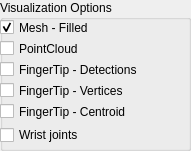
    <widget class="QGroupBox" name="guiGroup_RenderOptions">
     <property name="geometry">
      <rect>
       <x>670</x>
       <y>210</y>
       <width>191</width>
       <height>151</height>
      </rect>
     </property>
     <property name="minimumSize">
      <size>
       <width>100</width>
       <height>100</height>
      </size>
     </property>
     <property name="maximumSize">
      <size>
       <width>200</width>
       <height>16777215</height>
      </size>
     </property>
     <property name="title">
      <string>Visualization Options</string>
     </property>
     <widget class="QWidget" name="layoutWidget">
      <property name="geometry">
       <rect>
        <x>0</x>
        <y>20</y>
        <width>181</width>
        <height>129</height>
       </rect>
      </property>
      <layout class="QVBoxLayout" name="verticalLayout_73">
       <item>
        <widget class="QCheckBox" name="myCheckBox_MESH_FILL">
         <property name="maximumSize">
          <size>
           <width>16777215</width>
           <height>15</height>
          </size>
         </property>
         <property name="toolTip">
          <string>Fill the mesh of the objects</string>
         </property>
         <property name="text">
          <string>Mesh - Filled</string>
         </property>
         <property name="checked">
          <bool>true</bool>
         </property>
        </widget>
       </item>
       <item>
        <widget class="QCheckBox" name="myCheckBox_PCL">
         <property name="maximumSize">
          <size>
           <width>16777215</width>
           <height>15</height>
          </size>
         </property>
         <property name="toolTip">
          <string>Show the pointcloud</string>
         </property>
         <property name="text">
          <string>PointCloud</string>
         </property>
         <property name="checked">
          <bool>false</bool>
         </property>
        </widget>
       </item>
       <item>
        <widget class="QCheckBox" name="myCheck_FingertipDetections">
         <property name="minimumSize">
          <size>
           <width>0</width>
           <height>0</height>
          </size>
         </property>
         <property name="maximumSize">
          <size>
           <width>16777215</width>
           <height>15</height>
          </size>
         </property>
         <property name="toolTip">
          <string>Show/Hide the finger tips detections</string>
         </property>
         <property name="text">
          <string>FingerTip - Detections</string>
         </property>
         <property name="checked">
          <bool>false</bool>
         </property>
        </widget>
       </item>
       <item>
        <widget class="QCheckBox" name="myCheck_FingertipVertices">
         <property name="maximumSize">
          <size>
           <width>16777215</width>
           <height>15</height>
          </size>
         </property>
         <property name="toolTip">
          <string>Show/Hide the fingertips vertices</string>
         </property>
         <property name="text">
          <string>FingerTip - Vertices</string>
         </property>
         <property name="checked">
          <bool>false</bool>
         </property>
        </widget>
       </item>
       <item>
        <widget class="QCheckBox" name="myCheck_FingertipVertices_Centroid">
         <property name="maximumSize">
          <size>
           <width>16777215</width>
           <height>15</height>
          </size>
         </property>
         <property name="toolTip">
          <string>Show/Hide the fingertips centroid</string>
         </property>
         <property name="text">
          <string>FingerTip - Centroid</string>
         </property>
         <property name="checked">
          <bool>false</bool>
         </property>
        </widget>
       </item>
       <item>
        <widget class="QCheckBox" name="myCheck_RenderLeftRight_BoneLCS">
         <property name="sizePolicy">
          <sizepolicy hsizetype="Fixed" vsizetype="Fixed">
           <horstretch>0</horstretch>
           <verstretch>0</verstretch>
          </sizepolicy>
         </property>
         <property name="toolTip">
          <string>Show/Hide the wrist joints</string>
         </property>
         <property name="text">
          <string>Wrist joints</string>
         </property>
         <property name="checked">
          <bool>false</bool>
         </property>
        </widget>
       </item>
      </layout>
     </widget>
    </widget>
